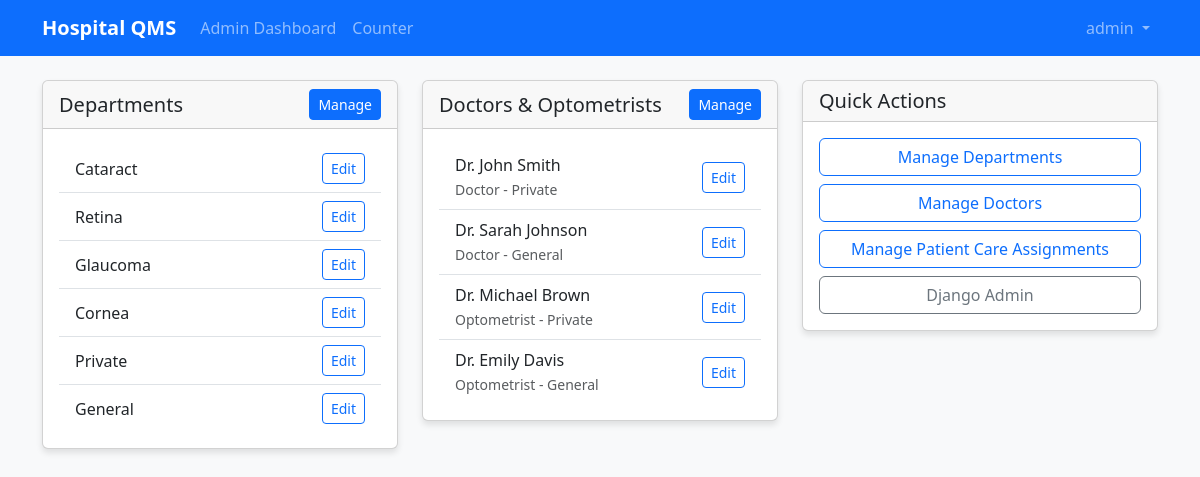
Page /manage/ (signed in) on the committed database.
### qms/models.py (models this page shows, shortened)
class Department(models.Model):
    name = models.CharField(max_length=100, unique=True)

class Doctor(models.Model):
    ROLE_CHOICES = [
        ('doctor', 'Doctor'),
        ('optometrist', 'Optometrist'),
    ]
    ROOM_CHOICES = [
        ('A1', 'A1'), ('A2', 'A2'), ('A3', 'A3'), ('A4', 'A4'), ('A5', 'A5'),
        ('B1', 'B1'), ('B2', 'B2'), ('B3', 'B3'), ('B4', 'B4'), ('B5', 'B5'),
    ]
    name = models.CharField(max_length=100)
    department = models.ForeignKey(Department, on_delete=models.CASCADE)
    role = models.CharField(max_length=20, choices=ROLE_CHOICES)
    room = models.CharField(max_length=5, choices=ROOM_CHOICES)
    days = models.CharField(max_length=20, help_text="e.g., Mon,Tue,Wed")

### qms/views.py (the view)
# urls.py: path('manage/', views.admin_dashboard, name='admin_dashboard'),
@login_required
def admin_dashboard(request):
    if not request.user.is_superuser and not request.user.groups.filter(name='Admin').exists():
        return redirect('login')
    departments = Department.objects.all()
    doctors = Doctor.objects.all()
    return render(request, 'qms/admin_dashboard.html', {
        'departments': departments,
        'doctors': doctors,
    })

### qms/templates/qms/admin_dashboard.html (shortened to what this page needs)
{% extends 'qms/base.html' %}
{% block content %}
<div class="row">
    <div class="col-md-4">
        <div class="card">
            <div class="card-header d-flex justify-content-between align-items-center">
                <h5 class="mb-0">Departments</h5>
                <a href="{% url 'manage_departments' %}" class="btn btn-sm btn-primary">Manage</a>
            </div>
            <div class="card-body">
                <ul class="list-group list-group-flush">
                    {% for department in departments %}
                    <li class="list-group-item d-flex justify-content-between align-items-center">
                        {{ department.name }}
                        <div>
                            <a href="{% url 'edit_department' department.id %}" class="btn btn-sm btn-outline-primary">Edit</a>
                        </div>
                    </li>
                    {% empty %}
                    <li class="list-group-item">No departments found</li>
                    {% endfor %}
                </ul>
            </div>
        </div>
    </div>
    <div class="col-md-4">
        <div class="card">
            <div class="card-header d-flex justify-content-between align-items-center">
                <h5 class="mb-0">Doctors & Optometrists</h5>
                <a href="{% url 'manage_doctors' %}" class="btn btn-sm btn-primary">Manage</a>
            </div>
            <div class="card-body">
                <ul class="list-group list-group-flush">
                    {% for doctor in doctors %}
                    <li class="list-group-item d-flex justify-content-between align-items-center">
                        <div>
                            {{ doctor.name }}<br>
                            <small class="text-muted">{{ doctor.get_role_display }} - {{ doctor.department.name }}</small>
                        </div>
                        <div>
                            <a href="{% url 'edit_doctor' doctor.id %}" class="btn btn-sm btn-outline-primary">Edit</a>
                        </div>
                    </li>
                    {% empty %}
                    <li class="list-group-item">No doctors found</li>
                    {% endfor %}
                </ul>
            </div>
        </div>
    </div>
    <div class="col-md-4">
        <div class="card">
            <div class="card-header d-flex justify-content-between align-items-center">
                <h5 class="mb-0">Quick Actions</h5>
            </div>
            <div class="card-body">
                <div class="d-grid gap-2">
                    <a href="{% url 'manage_departments' %}" class="btn btn-outline-primary">Manage Departments</a>
                    <a href="{% url 'manage_doctors' %}" class="btn btn-outline-primary">Manage Doctors</a>
                    <a href="{% url 'manage_patient_care_assignments' %}" class="btn btn-outline-primary">Manage Patient Care Assignments</a>
                    <a href="/admin/" class="btn btn-outline-secondary">Django Admin</a>
                </div>
            </div>
        </div>
    </div>
</div>
{% endblock %}

### qms/templates/qms/base.html (shortened to what this page needs)
<!DOCTYPE html>
<html lang="en">
<head>
    <link href="https://cdn.jsdelivr.net/npm/bootstrap@5.3.0/dist/css/bootstrap.min.css" rel="stylesheet">
</head>
<body>
    <nav class="navbar navbar-expand-lg navbar-dark bg-primary">
        <div class="container">
            <a class="navbar-brand" href="#">Hospital QMS</a>
            <div class="collapse navbar-collapse" id="navbarNav">
                <ul class="navbar-nav me-auto">
                    {% if user.is_authenticated %}
                        {% if user.is_superuser or 'Admin' in user.groups.all.name %}
                            <li class="nav-item">
                                <a class="nav-link" href="{% url 'admin_dashboard' %}">Admin Dashboard</a>
                            </li>
                        {% endif %}
                        {% if user.is_superuser or 'Counter' in user.groups.all.name %}
                            <li class="nav-item">
                                <a class="nav-link" href="{% url 'counter_dashboard' %}">Counter</a>
                            </li>
                        {% endif %}
                    {% endif %}
                </ul>
                <ul class="navbar-nav">
                    {% if user.is_authenticated %}
                        <li class="nav-item dropdown">
                            <a class="nav-link dropdown-toggle" href="#" id="navbarDropdown" role="button" data-bs-toggle="dropdown">
                                {{ user.username }}
                            </a>
                        </li>
                    {% else %}
                        <li class="nav-item">
                            <a class="nav-link" href="{% url 'login' %}">Login</a>
                        </li>
                    {% endif %}
                </ul>
            </div>
        </div>
    </nav>
    <div class="container mt-4">
        {% block content %}{% endblock %}
    </div>
</body>
</html>

### qms/templates/qms/base.html (style rules this page uses)
body { background-color: #f8f9fa; }
.navbar-brand { font-weight: bold; }
.card { box-shadow: 0 4px 6px rgba(0, 0, 0, 0.1); margin-bottom: 20px; }
.card-header { font-weight: bold; }

### rows in the picture
Department: name "Cataract"
Department: name "Retina"
Department: name "Glaucoma"
Department: name "Cornea"
Department: name "Private"
Department: name "General"
Doctor: name "Dr. John Smith", role "Doctor", department.name "Private"
Doctor: name "Dr. Sarah Johnson", role "Doctor", department.name "General"
Doctor: name "Dr. Michael Brown", role "Optometrist", department.name "Private"
Doctor: name "Dr. Emily Davis", role "Optometrist", department.name "General"

### other values in the picture
{{ user.username }} "admin"
